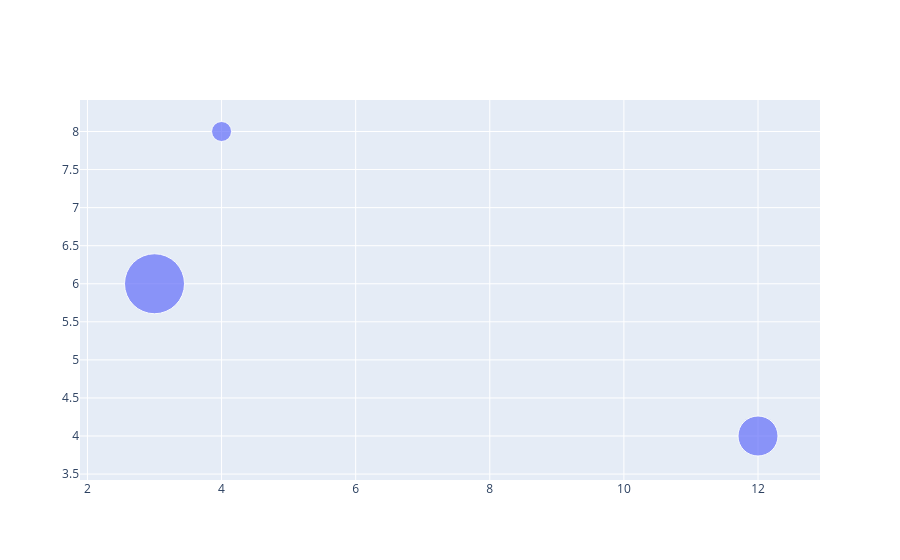

The code cell stored with this chart in its notebook:
### Code cell
#changes the size bubble
fig= go.Figure(go.Scatter(x=x, y=y, mode = "markers", marker_size=[40, 60, 20, 80]))
fig.show()

### Figure 1 — Plotly figure (JSON) as saved in the notebook; plotly's stock layout.template omitted (floating-point values rounded to 4 significant figures)
{"data": [{"marker": {"size": [40, 60, 20, 80]}, "mode": "markers", "type": "scatter", "x": [12, 3, 4], "y": [4, 6, 8, 10]}], "layout": {}}
